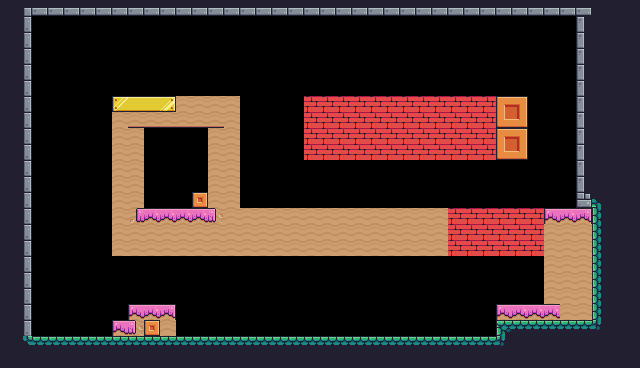

Below is a game level as drawn by its tile map, then a one-line description and the .tmx file that defines it, in full:
An orthogonal 40x23 tile map with 16x16 px tiles, 1 tile layer (background), 2 tilesets and 30 objects (14x collectable, player, checkpoint).

<map version="1.10" tiledversion="1.10.2" orientation="orthogonal" renderorder="right-down" width="40" height="23" tilewidth="16" tileheight="16" infinite="0" nextlayerid="5" nextobjectid="199">
 <tileset firstgid="1" source="chain.tsx" />
 <tileset firstgid="2" source="lode_runner.tsx" />
 <layer id="2" name="background" width="40" height="23">
  <properties>
   <property name="backgroundColor" value="Brown" />
  </properties>
  <data encoding="csv">
113,5,47,47,47,47,47,47,47,47,47,47,47,47,47,47,47,47,47,47,47,47,47,47,47,47,47,47,47,47,47,47,47,47,47,47,47,113,113,113,
113,26,0,0,0,0,0,0,0,0,0,0,0,0,0,0,0,0,0,0,0,0,0,0,0,0,0,0,0,0,0,0,0,0,0,0,24,113,25,113,
113,26,0,0,0,0,0,0,0,0,0,0,0,0,0,0,0,0,0,0,0,0,0,0,0,0,0,0,0,0,0,0,0,0,0,0,24,113,25,113,
113,26,0,0,0,0,0,0,0,0,0,0,0,0,0,0,0,0,0,0,0,0,0,0,0,0,0,0,0,0,0,0,0,0,0,0,24,113,25,113,
113,26,0,0,0,0,0,0,0,0,0,0,0,0,0,0,0,0,0,0,0,0,0,0,0,0,0,0,0,0,0,0,0,0,0,0,24,113,25,113,
113,26,0,0,0,0,0,0,0,0,0,0,0,0,0,0,0,0,0,0,0,0,0,0,0,0,0,0,0,0,0,0,0,0,0,0,24,113,25,113,
113,26,0,0,0,0,0,195,196,196,197,207,207,207,207,0,0,0,0,130,130,130,130,130,130,130,130,130,130,130,130,213,214,0,0,0,24,113,25,113,
113,26,0,0,0,0,0,207,229,229,229,229,229,229,207,0,0,0,0,130,130,130,130,130,130,130,130,130,130,130,130,235,236,0,0,0,24,113,201,113,
113,26,0,0,0,0,0,207,207,0,0,0,0,207,207,0,0,0,0,130,130,130,130,130,130,130,130,130,130,130,130,213,214,0,0,0,24,113,201,113,
113,26,0,0,0,0,0,207,207,0,0,0,0,207,207,0,0,0,0,130,130,130,130,130,130,130,130,130,130,130,130,235,236,0,0,0,24,113,201,113,
113,26,0,0,0,0,0,207,207,0,0,0,0,207,207,0,0,0,0,0,0,0,0,0,0,0,0,0,0,0,0,0,0,0,0,0,24,113,201,113,
113,26,0,0,0,0,0,207,207,0,0,0,0,207,207,0,0,0,0,0,0,0,0,0,0,0,0,0,0,0,0,0,0,0,0,0,24,201,201,113,
113,26,0,0,0,0,0,207,207,0,0,0,212,207,207,0,0,0,0,0,0,0,0,0,0,0,0,0,0,0,0,0,0,0,0,0,46,182,201,113,
113,26,0,0,0,0,0,207,209,185,185,185,185,210,207,207,207,207,207,207,207,207,207,207,207,207,207,207,130,130,130,130,130,130,184,185,186,200,113,113,
113,26,0,0,0,0,0,207,207,207,207,207,207,207,207,207,207,207,207,207,207,207,207,207,207,207,207,207,130,130,130,130,130,130,207,207,207,200,113,113,
113,26,0,0,0,0,0,207,207,207,207,207,207,207,207,207,207,207,207,207,207,207,207,207,207,207,207,207,130,130,130,130,130,130,207,207,207,200,113,113,
113,26,0,0,0,0,0,0,0,0,0,0,0,0,0,0,0,0,0,0,0,0,0,0,0,0,0,0,0,0,0,0,0,0,207,207,207,200,113,113,
113,26,0,0,0,0,0,0,0,0,0,0,0,0,0,0,0,0,0,0,0,0,0,0,0,0,0,0,0,0,0,0,0,0,207,207,207,200,113,113,
113,26,0,0,0,0,0,0,0,0,0,0,0,0,0,0,0,0,0,0,0,0,0,0,0,0,0,0,0,0,0,0,0,0,207,207,207,200,113,113,
113,26,0,0,0,0,0,0,184,185,186,0,0,0,0,0,0,0,0,0,0,0,0,0,0,0,0,0,0,0,0,184,185,185,185,207,207,200,113,113,
113,26,0,0,0,0,0,184,210,212,207,0,0,0,0,0,0,0,0,0,0,0,0,0,0,0,0,0,0,0,0,178,179,179,179,179,179,204,113,113,
113,203,179,179,179,179,179,179,179,179,179,179,179,179,179,179,179,179,179,179,179,179,179,179,179,179,179,179,179,179,179,204,201,201,201,201,201,201,113,113,
113,113,113,113,113,113,113,113,113,113,113,113,113,113,113,113,113,113,113,113,113,113,113,113,113,113,113,113,113,113,113,113,113,113,113,113,113,113,113,113
</data>
 </layer>
 <objectgroup id="3" name="spawnpoints">
  <object id="164" name="Player" type="player" x="496" y="272" width="31.8076" height="32.4437" />
  <object id="184" name="Checkpoint" type="checkpoint" x="112" y="32" width="64" height="64" />
  <object id="185" name="Coin" type="collectable" x="48" y="240" width="16" height="16" />
  <object id="186" name="Coin" type="collectable" x="48" y="176" width="16" height="16" />
  <object id="187" name="Coin" type="collectable" x="48" y="112" width="16" height="16" />
  <object id="188" name="Coin" type="collectable" x="80" y="80" width="16" height="16" />
  <object id="189" name="Coin" type="collectable" x="80" y="208" width="16" height="16" />
  <object id="190" name="Coin" type="collectable" x="80" y="144" width="16" height="16" />
  <object id="191" name="Apple" type="collectable" x="288" y="264" width="32" height="32" />
  <object id="192" name="Apple" type="collectable" x="368" y="264" width="32" height="32" />
  <object id="193" name="Bananas" type="collectable" x="320" y="64" width="32" height="32" />
  <object id="194" name="Orange" type="collectable" x="464" y="64" width="32" height="32" />
  <object id="195" name="Orange" type="collectable" x="320" y="160" width="32" height="32" />
  <object id="196" name="Kiwi" type="collectable" x="464" y="160" width="32" height="32" />
  <object id="197" name="Cherries" type="collectable" x="392" y="64" width="32" height="32" />
  <object id="198" name="Cherries" type="collectable" x="392" y="160" width="32" height="32" />
 </objectgroup>
 <objectgroup id="4" name="collisions">
  <object id="165" x="16" y="16" width="16" height="320" />
  <object id="168" x="16" y="336" width="480" height="16" />
  <object id="169" x="496" y="320" width="16" height="32" />
  <object id="170" x="512" y="320" width="96" height="16" />
  <object id="171" x="592" y="208" width="16" height="112" />
  <object id="172" x="576" y="16" width="16" height="192" />
  <object id="173" x="32" y="0" width="560" height="16" />
  <object id="174" x="112" y="96" width="128" height="160" />
  <object id="175" x="240" y="208" width="304" height="48" />
  <object id="176" x="544" y="208" width="48" height="112" />
  <object id="177" x="496" y="304" width="48" height="16" />
  <object id="178" x="128" y="304" width="48" height="32" />
  <object id="179" x="112" y="320" width="64" height="16" />
  <object id="183" x="304" y="96" width="224" height="64" />
 </objectgroup>
</map>
